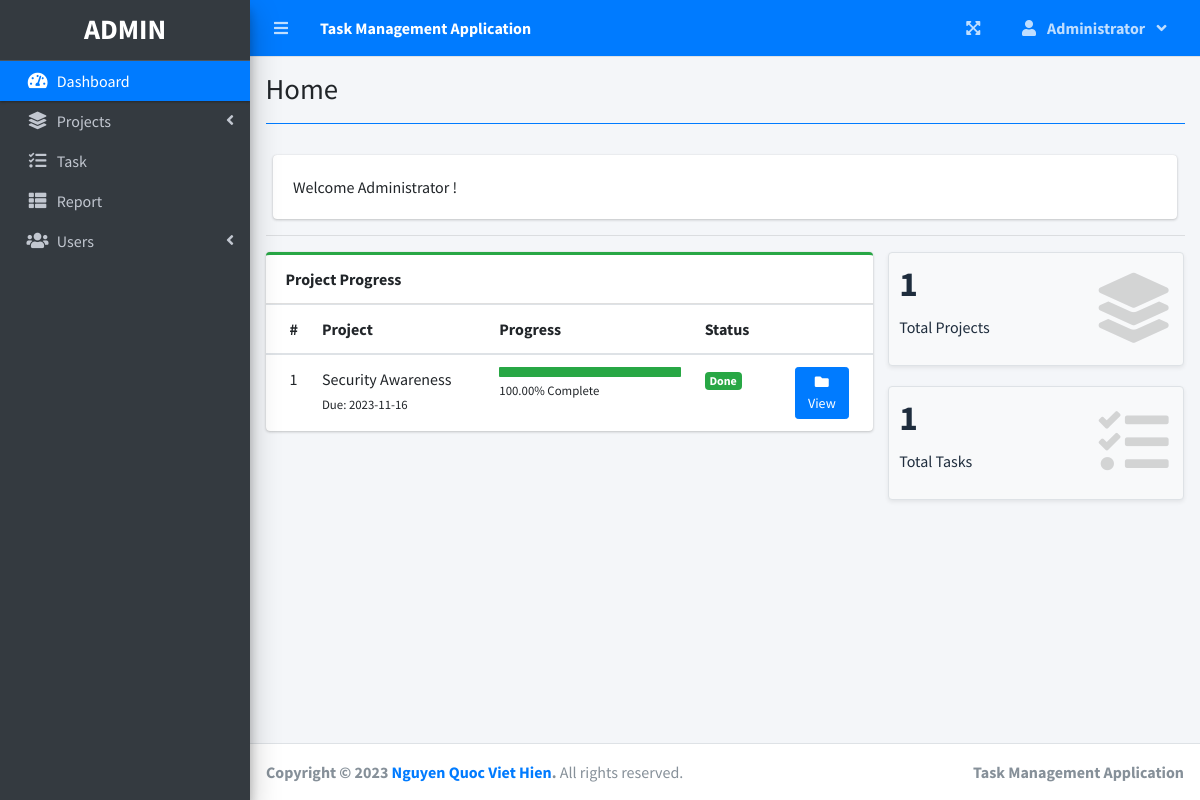
The page / (signed in) on the database its author committed.
### tables this page shows
CREATE TABLE `project_list` (
  `id` int(30) NOT NULL,
  `name` varchar(200) NOT NULL,
  `description` text NOT NULL,
  `status` tinyint(2) NOT NULL,
  `start_date` date NOT NULL,
  `end_date` date NOT NULL,
  `manager_id` int(30) NOT NULL,
  `user_ids` text NOT NULL,
  `date_created` datetime NOT NULL DEFAULT current_timestamp()
);

### home.php (the view, shortened to what this page needs)
<?php include('db_connect.php') ?>
 <div class="col-12">
          <div class="card">
            <div class="card-body">
              Welcome <?php echo $_SESSION['login_name'] ?>!
            </div>
          </div>
  </div>
  <hr>
  <?php
     $where2 = "";
    ?>
      <div class="row">
        <div class="col-md-8">
        <div class="card card-outline card-success">
          <div class="card-header">
            <b>Project Progress</b>
          </div>
          <div class="card-body p-0">
            <div class="table-responsive">
              <table class="table m-0 table-hover">
                <colgroup>
                  <col width="5%">
                  <col width="30%">
                  <col width="35%">
                  <col width="15%">
                  <col width="15%">
                </colgroup>
                <thead>
                  <th>#</th>
                  <th>Project</th>
                  <th>Progress</th>
                  <th>Status</th>
                  <th></th>
                </thead>
                <tbody>
                <?php
                $i = 1;
                $stat = array("Pending","Started","On-Progress","On-Hold","Over Due","Done");
                $where = "";
                $qry = $conn->query("SELECT * FROM project_list $where order by name asc");
                while($row= $qry->fetch_assoc()):
                $tprog = $conn->query("SELECT * FROM task_list where project_id = {$row['id']}")->num_rows;
                $cprog = $conn->query("SELECT * FROM task_list where project_id = {$row['id']} and status = 3")->num_rows;
                $prog = $tprog > 0 ? ($cprog/$tprog) * 100 : 0;
                $prog = $prog > 0 ?  number_format($prog,2) : $prog;
                  ?>
                  <tr>
                      <td>
                         <?php echo $i++ ?>
                      </td>
                      <td>
                          <a>
                              <?php echo ucwords($row['name']) ?>
                          </a>
                          <br>
                          <small>
                              Due: <?php echo date("Y-m-d",strtotime($row['end_date'])) ?>
                          </small>
                      </td>
                      <td class="project_progress">
                          <div class="progress progress-sm">
                              <div class="progress-bar bg-green" role="progressbar" aria-valuenow="57" aria-valuemin="0" aria-valuemax="100" style="width: <?php echo $prog ?>%">
                              </div>
                          </div>
                          <small>
                              <?php echo $prog ?>% Complete
                          </small>
                      </td>
                      <td class="project-state">
                          <?php
                            if($stat[$row['status']] =='Pending'){
                              echo "<span class='badge badge-secondary'>{$stat[$row['status']]}</span>";
                            }elseif($stat[$row['status']] =='Started'){
                              echo "<span class='badge badge-primary'>{$stat[$row['status']]}</span>";
                            }elseif($stat[$row['status']] =='On-Progress'){
                              echo "<span class='badge badge-info'>{$stat[$row['status']]}</span>";
                            }elseif($stat[$row['status']] =='On-Hold'){
                              echo "<span class='badge badge-warning'>{$stat[$row['status']]}</span>";
                            }elseif($stat[$row['status']] =='Over Due'){
                              echo "<span class='badge badge-danger'>{$stat[$row['status']]}</span>";
                            }elseif($stat[$row['status']] =='Done'){
                              echo "<span class='badge badge-success'>{$stat[$row['status']]}</span>";
                            }
                          ?>
                      </td>
                      <td>
                        <a class="btn btn-primary btn-sm" href="./index.php?page=view_project&id=<?php echo $row['id'] ?>">
                              <i class="fas fa-folder">
                              </i>
                              View
                        </a>
                      </td>
                  </tr>
                <?php endwhile; ?>
                </tbody>
              </table>
            </div>
          </div>
        </div>
        </div>
        <div class="col-md-4">
          <div class="row">
          <div class="col-12 col-sm-6 col-md-12">
            <div class="small-box bg-light shadow-sm border">
              <div class="inner">
                <h3><?php echo $conn->query("SELECT * FROM project_list $where")->num_rows; ?></h3>
                <p>Total Projects</p>
              </div>
              <div class="icon">
                <i class="fa fa-layer-group"></i>
              </div>
            </div>
          </div>
           <div class="col-12 col-sm-6 col-md-12">
            <div class="small-box bg-light shadow-sm border">
              <div class="inner">
                <h3><?php echo $conn->query("SELECT t.*,p.name as pname,p.start_date,p.status as pstatus, p.end_date,p.id as pid FROM task_list t inner join project_list p on p.id = t.project_id $where2")->num_rows; ?></h3>
                <p>Total Tasks</p>
              </div>
              <div class="icon">
                <i class="fa fa-tasks"></i>
              </div>
            </div>
          </div>
      </div>
        </div>
      </div>

### rows shown on the page
project_list: name "Security Awareness", end_date "2023-11-16", prog "100.00", status "Done"

### other values the page prints
$_SESSION['system']['name'] "Task Management Application"
$_SESSION['login_firstname'] "Administrator"
$title "Home"
$_SESSION['login_name'] "Administrator"
$conn->query("SELECT * FROM project_list $where")->num_rows "1"
